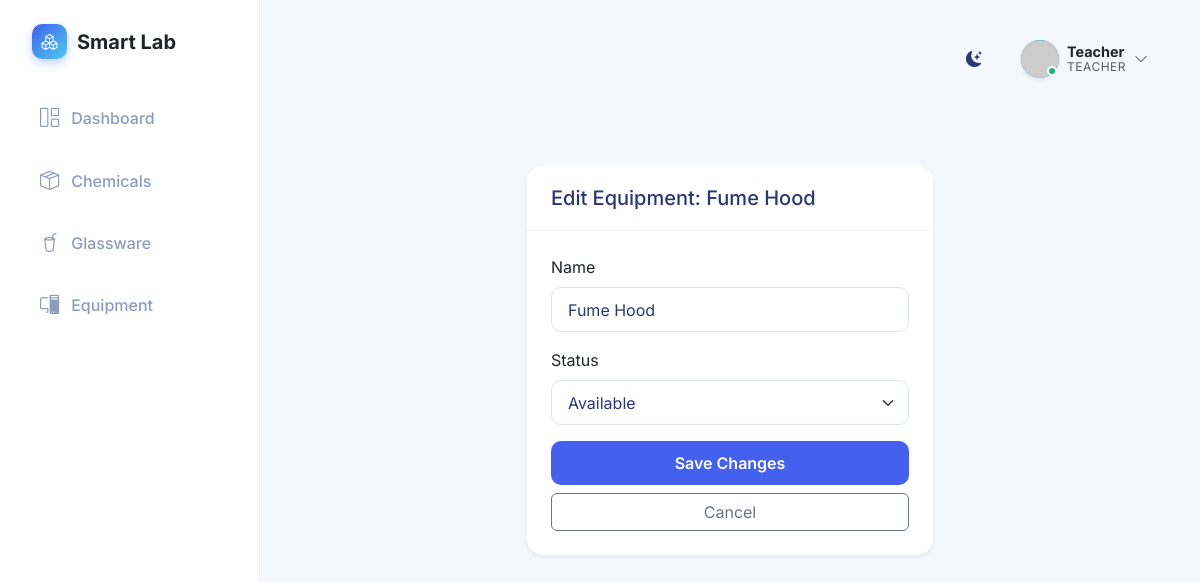
The app's page /equipment/1/edit (signed in) with its own data.
### app.py (models this page shows)
class User(UserMixin, db.Model):
    id = db.Column(db.Integer, primary_key=True)
    username = db.Column(db.String(100), unique=True, nullable=False)
    password_hash = db.Column(db.String(200), nullable=False)
    role = db.Column(db.String(50), nullable=False) # 'teacher', 'student', or 'developer'
    full_name = db.Column(db.String(150), nullable=True)
    roll_number = db.Column(db.String(50), nullable=True)
    email = db.Column(db.String(150), nullable=True)
    phone = db.Column(db.String(20), nullable=True)

class Equipment(db.Model):
    id = db.Column(db.Integer, primary_key=True)
    name = db.Column(db.String(150), nullable=False)
    status = db.Column(db.String(50), nullable=False) # Available, In Use, Maintenance
    logs = db.relationship('EquipmentLog', backref='equipment', lazy=True, cascade="all, delete-orphan")

### app.py (the view, shortened to what this page needs)
@app.route('/equipment/<int:id>/edit', methods=['GET', 'POST'])
@teacher_required
def edit_equipment(id):
    item = Equipment.query.get_or_404(id)
    return render_template('edit_equipment.html', item=item)

### app.py (called while the page is built)
@login_manager.user_loader
def load_user(user_id):
    return User.query.get(int(user_id))

def teacher_required(f):
    @wraps(f)
    def decorated_function(*args, **kwargs):
        if not current_user.is_authenticated or current_user.role not in ['teacher', 'developer']:
            flash('You must be logged in as a teacher or developer to perform this action.', 'danger')
            return redirect(request.referrer or url_for('dashboard'))
        return f(*args, **kwargs)
    return decorated_function

### templates/edit_equipment.html (shortened to what this page needs)
{% extends 'base.html' %}
{% block content %}
<div class="container py-5">
    <div class="row justify-content-center">
        <div class="col-md-6">
            <div class="card shadow-sm">
                <div class="card-header bg-white">
                    <h5 class="mb-0">Edit Equipment: {{ item.name }}</h5>
                </div>
                <div class="card-body">
                    <form action="{{ url_for('edit_equipment', id=item.id) }}" method="POST">
                        <div class="mb-3">
                            <label class="form-label">Name</label>
                            <input type="text" name="name" class="form-control" value="{{ item.name }}" required>
                        </div>
                        <div class="mb-3">
                            <label class="form-label">Status</label>
                            <select name="status" class="form-select">
                                <option value="Available" {% if item.status == 'Available' %}selected{% endif %}>Available</option>
                            </select>
                        </div>
                        <div class="d-grid gap-2">
                            <button type="submit" class="btn btn-primary">Save Changes</button>
                            <a href="{{ url_for('equipment_detail', id=item.id) }}" class="btn btn-outline-secondary">Cancel</a>
                        </div>
                    </form>
                </div>
            </div>
        </div>
    </div>
</div>
{% endblock %}

### templates/base.html (shortened to what this page needs)
<!DOCTYPE html>
<html lang="en">
<head>
    <link href="https://cdn.jsdelivr.net/npm/bootstrap@5.3.0/dist/css/bootstrap.min.css" rel="stylesheet">
    <link rel="stylesheet" href="{{ url_for('static', filename='css/style.css') }}">
    <link rel="stylesheet" href="https://cdn.jsdelivr.net/npm/bootstrap-icons@1.10.5/font/bootstrap-icons.css">
</head>
<body>
    <div class="app-container">
        <nav class="sidebar">
            <div class="sidebar-header">
                <a class="navbar-brand d-flex align-items-center morph-logo" href="{{ url_for('dashboard') }}">
                    <div class="logo-icon me-2"><i class="bi bi-boxes text-white"></i></div>
                    <div class="logo-text-container">
                        <span class="logo-text main-text fs-5 fw-bold text-dark">Smart Lab</span>
                    </div>
                </a>
            </div>
            <ul class="nav flex-column sidebar-nav mt-3">
                <li class="nav-item">
                    <a class="nav-link {% if request.endpoint == 'dashboard' %}active{% endif %}"
                        href="{{ url_for('dashboard') }}">
                        <i class="bi bi-grid-1x2"></i> Dashboard
                    </a>
                </li>
                <li class="nav-item">
                    <a class="nav-link {% if request.endpoint == 'chemicals' or request.endpoint == 'add_chemical' or request.endpoint == 'chemical_detail' %}active{% endif %}"
                        href="{{ url_for('chemicals') }}">
                        <i class="bi bi-box-seam"></i> Chemicals
                    </a>
                </li>
                <li class="nav-item">
                    <a class="nav-link {% if request.endpoint == 'glassware' %}active{% endif %}"
                        href="{{ url_for('glassware') }}">
                        <i class="bi bi-cup-straw"></i> Glassware
                    </a>
                </li>
                <li class="nav-item">
                    <a class="nav-link {% if request.endpoint == 'equipment' %}active{% endif %}"
                        href="{{ url_for('equipment') }}">
                        <i class="bi bi-pc-display"></i> Equipment
                    </a>
                </li>
            </ul>
        </nav>
        <main class="main-content">
            <header class="top-header d-flex justify-content-between align-items-center mb-4">
                <div class="d-flex align-items-center">
                    <div class="theme-toggle" id="themeToggle" title="Toggle Dark/Light Mode">
                        <i class="bi bi-moon-stars-fill"></i>
                    </div>
                    <div class="user-profile dropdown">
                        <div class="profile-trigger d-flex align-items-center" {% if current_user.is_authenticated %}data-bs-toggle="dropdown"{% else %}data-bs-toggle="modal" data-bs-target="#loginModal"{% endif %}>
                            {% if current_user.is_authenticated %}
                            <div class="avatar-wrapper me-2">
                                <div class="avatar-circle {% if current_user.role == 'developer' %}bg-developer{% elif current_user.role == 'teacher' %}bg-teacher{% else %}bg-student{% endif %} shadow-sm" style="padding: 0; overflow: hidden;">
                                    <img src="https://api.dicebear.com/9.x/bottts/svg?seed={{ current_user.username }}&backgroundColor=transparent" alt="Avatar" style="width: 100%; height: 100%; object-fit: cover; transform: scale(1.1) translateY(2px);">
                                </div>
                                <div class="status-indicator online"></div>
                            </div>
                            <div class="user-info d-none d-sm-block">
                                <div class="user-name fw-bold text-dark">{{ current_user.username|capitalize }}</div>
                                <div class="user-role text-muted">{{ current_user.role|capitalize }}</div>
                            </div>
                            <i class="bi bi-chevron-down ms-2 text-muted small"></i>
                            {% else %}
                            <div class="avatar-circle bg-secondary shadow-sm me-2">
                                <i class="bi bi-person"></i>
                            </div>
                            <span class="fw-medium text-dark">Login</span>
                            {% endif %}
                        </div>
                    </div>
            </header>
            <div class="content-wrapper">
                {% block content %}{% endblock %}
            </div>
        </main>
    </div>
</body>
</html>

### records on screen
User: username "Teacher", role "TEACHER"
Equipment: name "Fume Hood", status "Available"
